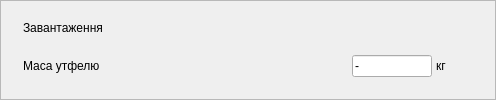
       <widget class="QFrame" name="f_2">
        <property name="frameShape">
         <enum>QFrame::StyledPanel</enum>
        </property>
        <property name="frameShadow">
         <enum>QFrame::Raised</enum>
        </property>
        <layout class="QGridLayout" name="gridLayout">
         <property name="leftMargin">
          <number>4</number>
         </property>
         <property name="topMargin">
          <number>4</number>
         </property>
         <property name="rightMargin">
          <number>4</number>
         </property>
         <property name="bottomMargin">
          <number>4</number>
         </property>
         <property name="spacing">
          <number>4</number>
         </property>
         <item row="1" column="4">
          <spacer name="horizontalSpacer">
           <property name="orientation">
            <enum>Qt::Horizontal</enum>
           </property>
           <property name="sizeHint" stdset="0">
            <size>
             <width>40</width>
             <height>20</height>
            </size>
           </property>
          </spacer>
         </item>
         <item row="1" column="2">
          <widget class="QLineEdit" name="Gzag">
           <property name="sizePolicy">
            <sizepolicy hsizetype="Minimum" vsizetype="Fixed">
             <horstretch>0</horstretch>
             <verstretch>0</verstretch>
            </sizepolicy>
           </property>
           <property name="minimumSize">
            <size>
             <width>80</width>
             <height>0</height>
            </size>
           </property>
           <property name="maximumSize">
            <size>
             <width>80</width>
             <height>16777215</height>
            </size>
           </property>
           <property name="baseSize">
            <size>
             <width>0</width>
             <height>0</height>
            </size>
           </property>
           <property name="toolTip">
            <string>Фактичне завантаження</string>
           </property>
           <property name="text">
            <string>-</string>
           </property>
           <property name="readOnly">
            <bool>true</bool>
           </property>
          </widget>
         </item>
         <item row="0" column="1" colspan="4">
          <widget class="QLabel" name="label_2">
           <property name="text">
            <string>Завантаження</string>
           </property>
          </widget>
         </item>
         <item row="1" column="1">
          <widget class="QLabel" name="label_3">
           <property name="sizePolicy">
            <sizepolicy hsizetype="Minimum" vsizetype="Preferred">
             <horstretch>0</horstretch>
             <verstretch>0</verstretch>
            </sizepolicy>
           </property>
           <property name="minimumSize">
            <size>
             <width>325</width>
             <height>0</height>
            </size>
           </property>
           <property name="text">
            <string>Маса утфелю</string>
           </property>
          </widget>
         </item>
         <item row="1" column="3">
          <widget class="QLabel" name="label_4">
           <property name="text">
            <string>кг</string>
           </property>
          </widget>
         </item>
         <item row="0" column="0">
          <widget class="QCheckBox" name="cb_load">
           <property name="styleSheet">
            <string notr="true">QCheckBox{
min-width: 14px;
min-height: 14px;
max-width: 14px;
max-height: 14px;
}
QCheckBox:checked
{
	
	image: url(:/butons/pict/bool_green_true_48x48.png);
}

QCheckBox:unchecked
{
	
	image: url(:/butons/pict/bool_green_false_48x48.png);
	
}

QCheckBox:indicator
{
	background: rgba(0, 0, 0, 0);
	height: 14px;
	width: 14px;
}
</string>
           </property>
           <property name="text">
            <string>CheckBox</string>
           </property>
          </widget>
         </item>
        </layout>
       </widget>
